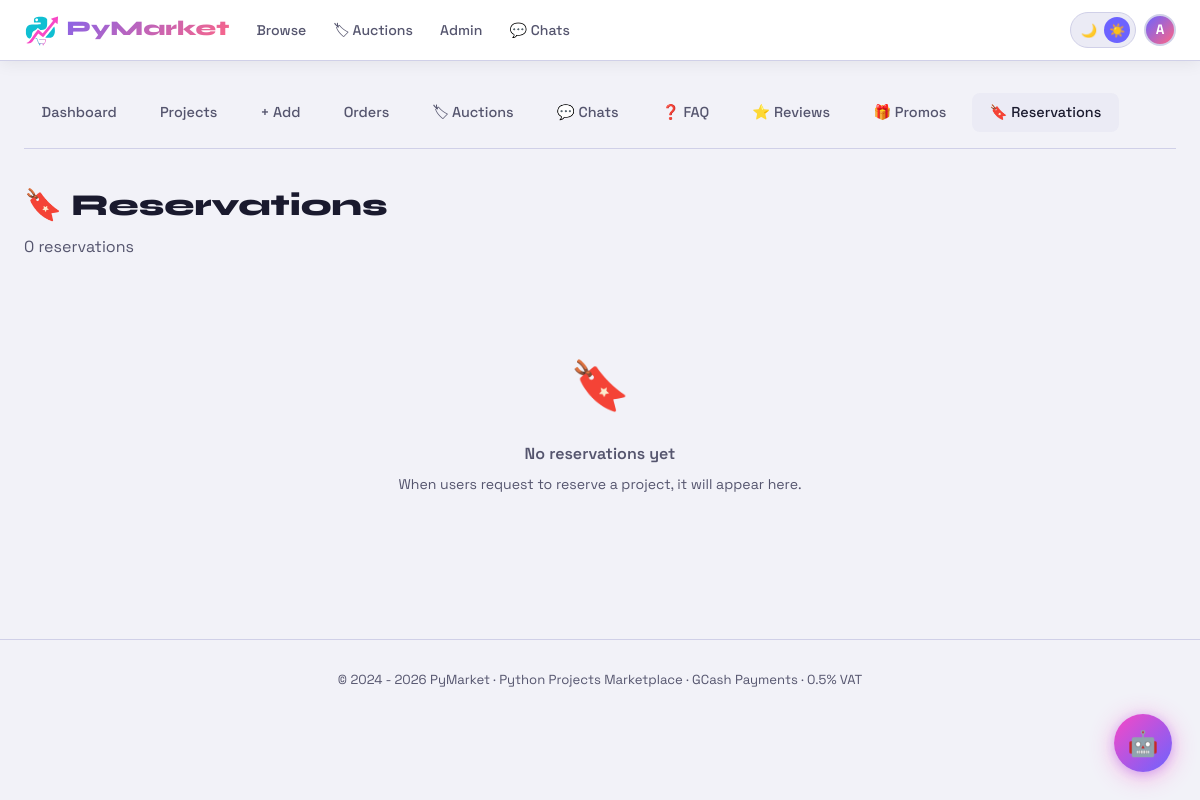
Page /admin/reservations (signed in) on the earlier database version.
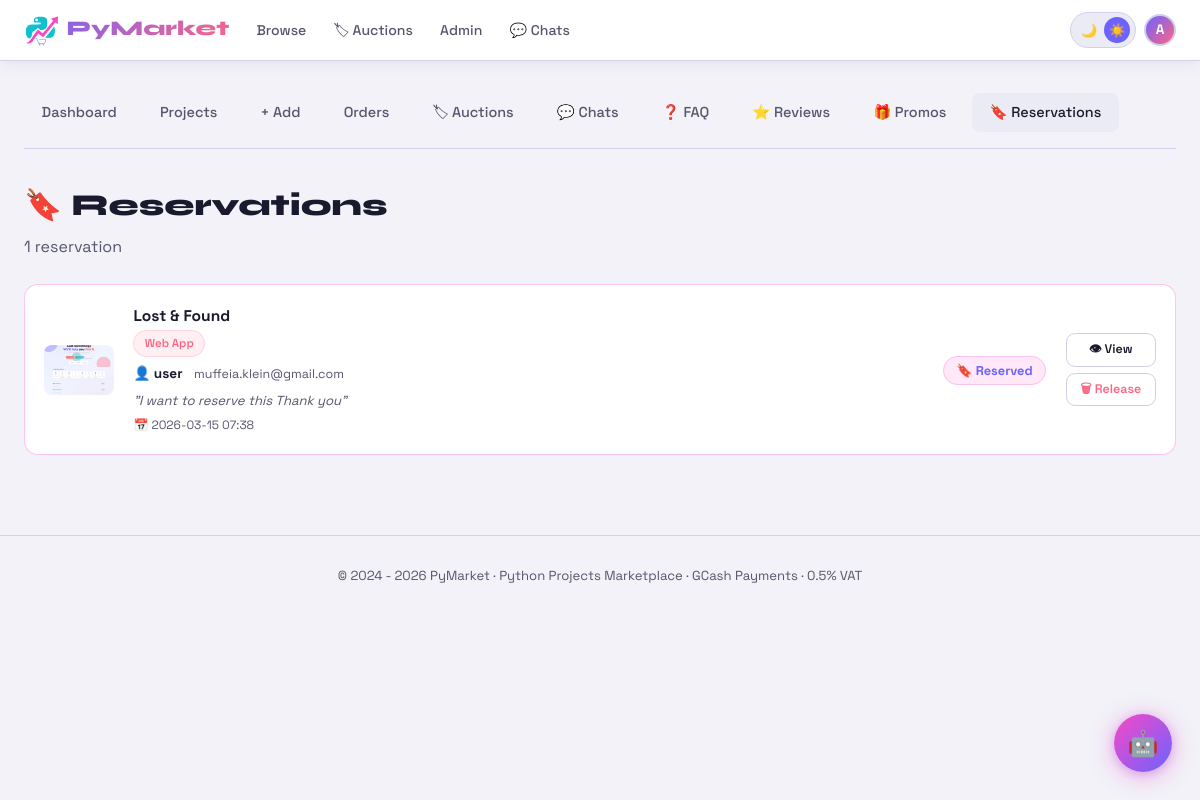
Same page on the later database version.
### tables this page shows
CREATE TABLE reservations (
            id INTEGER PRIMARY KEY AUTOINCREMENT,
            project_id INTEGER NOT NULL UNIQUE,
            user_id INTEGER NOT NULL,
            status TEXT DEFAULT 'pending',
            note TEXT DEFAULT '',
            created_at TEXT DEFAULT CURRENT_TIMESTAMP,
            FOREIGN KEY(project_id) REFERENCES projects(id),
            FOREIGN KEY(user_id) REFERENCES users(id));

CREATE TABLE projects (
                id INTEGER PRIMARY KEY AUTOINCREMENT,
                title TEXT NOT NULL,
                description TEXT NOT NULL,
                price REAL NOT NULL,
                tech_stack TEXT,
                category TEXT,
                file_path TEXT,
                is_active INTEGER DEFAULT 1,
                created_at TEXT DEFAULT CURRENT_TIMESTAMP
            , original_price REAL, discount_percent REAL DEFAULT 0, view_count INTEGER DEFAULT 0);

CREATE TABLE users (
                id INTEGER PRIMARY KEY AUTOINCREMENT,
                username TEXT UNIQUE NOT NULL,
                email TEXT UNIQUE NOT NULL,
                password TEXT NOT NULL,
                bio TEXT DEFAULT '',
                avatar TEXT DEFAULT '',
                is_admin INTEGER DEFAULT 0,
                created_at TEXT DEFAULT CURRENT_TIMESTAMP
            );

### app.py (the view)
@app.route('/admin/reservations')
@login_required
@admin_required
def admin_reservations():
    db = get_db()
    reservations = db.execute("""
        SELECT r.*, u.username, u.email, p.title, p.category,
            (SELECT filename FROM screenshots WHERE project_id=p.id LIMIT 1) as thumb
        FROM reservations r
        JOIN users u ON r.user_id=u.id
        JOIN projects p ON r.project_id=p.id
        ORDER BY r.created_at DESC
    """).fetchall()
    return render_template('admin/reservations.html', reservations=reservations)

### app.py (called while the page is built)
def get_db():
    if 'db' not in g:
        conn = sqlite3.connect(DB_PATH, timeout=20)
        conn.row_factory = sqlite3.Row
        conn.execute("PRAGMA journal_mode=WAL")
        g.db = conn
    return g.db

def login_required(f):
    @wraps(f)
    def decorated(*args, **kwargs):
        if 'user_id' not in session:
            flash('login_required')
            return redirect(url_for('login', next=request.url))
        return f(*args, **kwargs)
    return decorated

def admin_required(f):
    @wraps(f)
    def decorated(*args, **kwargs):
        if not session.get('is_admin'):
            return redirect(url_for('index'))
        return f(*args, **kwargs)
    return decorated

### templates/admin/reservations.html (shortened to what this page needs)
{% extends 'base.html' %}
{% block content %}
<div class="container">
  <div class="admin-nav">
    <a href="{{ url_for('admin_dashboard') }}">Dashboard</a>
    <a href="{{ url_for('admin_projects') }}">Projects</a>
    <a href="{{ url_for('admin_add_project') }}">+ Add</a>
    <a href="{{ url_for('admin_orders') }}">Orders</a>
    <a href="{{ url_for('admin_auctions') }}">🏷 Auctions</a>
    <a href="{{ url_for('admin_chats') }}">💬 Chats</a>
    <a href="{{ url_for('admin_faq') }}">❓ FAQ</a>
    <a href="{{ url_for('admin_reviews') }}">⭐ Reviews</a>
    <a href="{{ url_for('admin_promos') }}">🎁 Promos</a>
    <a href="{{ url_for('admin_reservations') }}" class="active">🔖 Reservations</a>
  </div>
  <h1 class="page-title" style="margin-bottom:.3rem">🔖 Reservations</h1>
  <p class="page-sub" style="margin-bottom:1.5rem">{{ reservations|length }} reservation{{ 's' if reservations|length != 1 }}</p>
  {% if reservations %}
  <div style="display:flex;flex-direction:column;gap:1rem">
    {% for r in reservations %}
    <div style="background:var(--surface);border:1px solid {% if r['status']=='approved' %}rgba(248,72,198,.3){% elif r['status']=='pending' %}rgba(255,209,102,.3){% else %}var(--border){% endif %};border-radius:14px;padding:1.2rem;display:flex;align-items:center;gap:1.2rem;flex-wrap:wrap">
      {% if r['thumb'] %}
      <img src="{{ url_for('static', filename='uploads/screenshots/'+r['thumb']) }}"
        style="width:70px;height:50px;object-fit:cover;border-radius:8px;flex-shrink:0">
      {% else %}
      <div style="width:70px;height:50px;background:var(--surface2);border-radius:8px;display:flex;align-items:center;justify-content:center;font-size:1.5rem;flex-shrink:0">🐍</div>
      {% endif %}
      <div style="flex:1;min-width:180px">
        <div style="font-weight:700;font-size:.97rem">{{ r['title'] }}</div>
        {% if r['category'] %}<span class="badge badge-cat" style="font-size:.72rem">{{ r['category'] }}</span>{% endif %}
        <div style="margin-top:.4rem;font-size:.85rem">
          👤 <strong>{{ r['username'] }}</strong>
          <span style="color:var(--muted);font-size:.78rem;margin-left:.5rem">{{ r['email'] }}</span>
        </div>
        {% if r['note'] %}
        <div style="color:var(--muted);font-size:.82rem;margin-top:.3rem;font-style:italic">"{{ r['note'] }}"</div>
        {% endif %}
        <div style="color:var(--muted);font-size:.75rem;margin-top:.3rem">📅 {{ r['created_at'][:16].replace('T',' ') }}</div>
      </div>
      <div style="text-align:center;flex-shrink:0">
        {% if r['status'] == 'approved' %}
          <span style="background:rgba(248,72,198,.12);color:var(--accent);border:1px solid rgba(248,72,198,.25);border-radius:20px;padding:.3rem .8rem;font-size:.8rem;font-weight:700">🔖 Reserved</span>
        {% else %}
          <span style="background:rgba(255,209,102,.1);color:var(--yellow);border:1px solid rgba(255,209,102,.25);border-radius:20px;padding:.3rem .8rem;font-size:.8rem;font-weight:700">⏳ Pending</span>
        {% endif %}
      </div>
      <div style="display:flex;flex-direction:column;gap:.4rem;flex-shrink:0">
        <a href="{{ url_for('project_detail', pid=r['project_id']) }}" class="btn btn-outline btn-sm" target="_blank"
          style="font-size:.78rem;text-align:center">👁 View</a>
        <a href="{{ url_for('release_reservation', rid=r['id']) }}" class="btn btn-outline btn-sm"
          style="font-size:.78rem;color:var(--accent2);text-align:center"
          onclick="return confirm('Release this reservation?')">🗑 Release</a>
      </div>
    </div>
    {% endfor %}
  </div>
  {% else %}
  <div style="text-align:center;padding:4rem 1rem;color:var(--muted)">
    <div style="font-size:3rem;margin-bottom:1rem">🔖</div>
    <div style="font-weight:600;margin-bottom:.4rem">No reservations yet</div>
    <div style="font-size:.88rem">When users request to reserve a project, it will appear here.</div>
  </div>
  {% endif %}
</div>
{% endblock %}

Differences in the rows shown:
added reservations: title "Lost & Found", category "Web App", username "user", email "muffeia.klein@gmail.com", note "I want to reserve this Thank you", created_at "2026-03-15 07:38", status "🔖 Reserved"
Other differences:
{{ reservations|length }}: "0" → "1"
{{ 's' if reservations|length != 1 }}: "s" → (not shown)
text no longer shown: "🔖 No reservations yet When users request to reserve a project, it will appear here."
